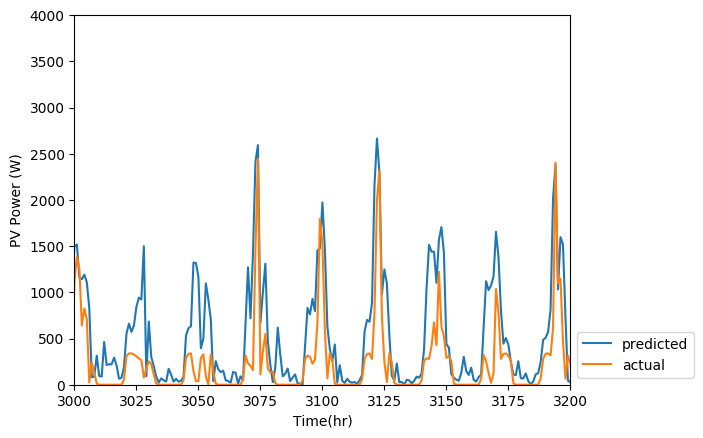

Generate this figure with Python:
import csv
import pandas as pd
import numpy as np
import matplotlib.pyplot as plt
from sklearn.metrics import mean_squared_error

from sklearn.metrics import mean_absolute_error
from math import sqrt
import statistics
def rmse(predictions, targets):
    return np.sqrt(((predictions - targets) ** 2).mean())
soc_list = []
init_soc = .7
delta_t = 1/360
e_max = 10000
r = 0.2
rated_cap = 300* 15
temp_c = -0.004
dhi_stc = 1000
temp_stc = 26
fudge = 20
pv_list = []
pv_pred_list = []
pv_act_list = []

df1 = pd.read_csv("current_30m.csv", header=0, names=['current'], dtype="float")
df2 = pd.read_csv("voltage_30m.csv", header=0, names=['voltage'], dtype="float")
df3 = pd.read_csv("soc_30m.csv", header=0, names=['soc'], dtype="float")
df4 = pd.read_csv("dhi.csv", header=0, skiprows=[1, 2], names=['time', 'value', 'step'])
df5 = pd.read_csv("temp.csv", header=0, skiprows=[1, 2], names=['time', 'value', 'step'])

with open("pv_prediction_30m.csv", "w") as fs:
    alpha = temp_c * (abs(df5['step'].iloc[0]+fudge - 25))
    pv_power = rated_cap * (df4['step'].iloc[0]/dhi_stc) * (1 + alpha)
    pv_power = abs(pv_power)
    pv_list = []
    pv_list.append(pv_power)
    print(pv_power)
    for x in range(df4.shape[0]):
        alpha = temp_c * (abs(df5['step'].iloc[x] - 25))
        pv_power = rated_cap * (df4['step'].iloc[x]/dhi_stc) * (1 + alpha)
        pv_power = abs(pv_power)
        pv_list = []

        pv_pred_list.append(pv_power)
        pv_list.append(pv_power)
        writer = csv.writer(fs, delimiter=',')
        writer.writerow(pv_list)

with open("pv_actual_30m.csv", "w") as fs:
    alpha = temp_c * (abs(df5['value'].iloc[0]+fudge - 25))
    pv_power = rated_cap * (df4['value'].iloc[0]/dhi_stc) * (1 + alpha)
    pv_power = abs(pv_power)
    pv_list = []
    pv_list.append(pv_power)
    print(pv_power)
    for x in range(df4.shape[0]):
        alpha = temp_c * (abs(df5['value'].iloc[x] - 25))
        pv_power = rated_cap * (df4['value'].iloc[x]/dhi_stc) * (1 + alpha)
        pv_power = abs(pv_power)
        pv_list = []
        pv_act_list.append(pv_power)
        pv_list.append(pv_power)
        writer = csv.writer(fs, delimiter=',')
        writer.writerow(pv_list)


#truncate
#pv_pred_list = pv_pred_list[5000:8500]
#pv_act_list = pv_act_list[5000:8500]


#rmse = sqrt(mean_squared_error(pv_act_list, pv_pred_list))
rmse = rmse(np.array(pv_act_list), np.array(pv_pred_list))
print("rmse: " + str(rmse))
#nrmse = rmse / (max(pv_pred_list)-min(pv_pred_list))
nrmse = rmse / statistics.mean(pv_pred_list)
print("nrmse: " + str(nrmse))
plt.plot(df4.index,pv_pred_list, label='predicted')
plt.plot(df4.index,pv_act_list, label='actual')
#plt.plot(range(0,3500),pv_pred_list, label='predicted')
#plt.plot(range(0,3500),pv_act_list, label='actual')

plt.legend(loc=3, bbox_to_anchor=(1,0))
plt.xlim([3000,3200])
plt.ylim([0, 4000])
plt.ylabel("PV Power (W)")
plt.xlabel("Time(hr)")
#plt.show()
plt.savefig('pv_power.png', bbox_inches="tight")
